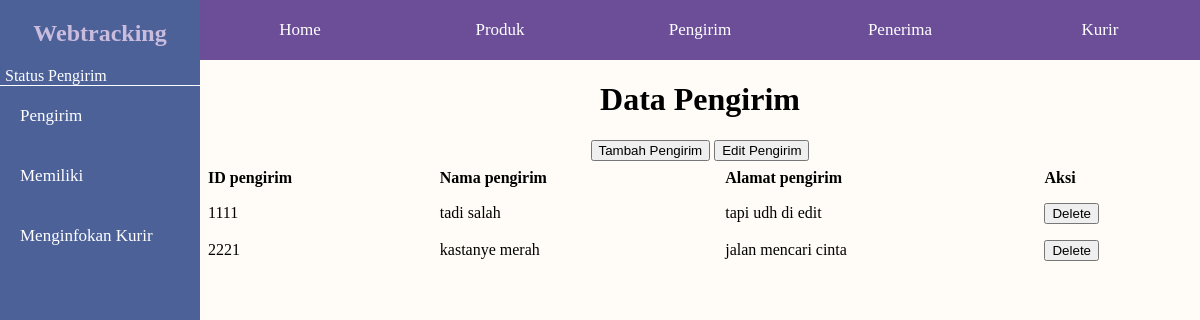
The page /public/pengirim.php on the database as committed earlier.
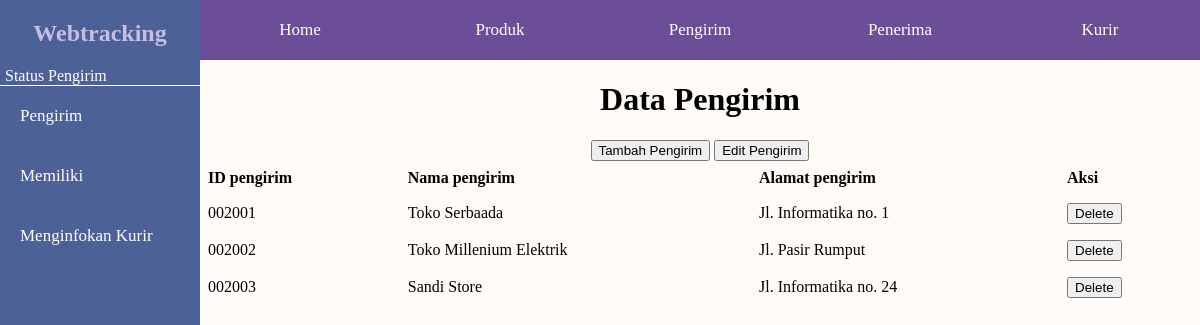
The same page on the database as committed later.
### tables this page shows
CREATE TABLE `pengirim` (
  `id_pengirim` varchar(12) NOT NULL,
  `nama_pengirim` varchar(64) DEFAULT NULL,
  `alamat_pengirim` varchar(255) DEFAULT NULL
);

### php/connect.php (called while the page is built, shortened)
<?php
function connect()
{
    $connection = mysqli_connect('localhost', 'root', '', 'webtracking');
    return $connection;
}
?>

### public/pengirim.php (the view, shortened to what this page needs)
<?php
require '../php/connect.php';
?>
<!DOCTYPE html>
<html lang="en">
<head>
    <link rel="stylesheet" href="../css/main-style.css">
</head>
<body>
    <div class="wrapper">
        <aside>
            <div class="logo">
                <h2>Webtracking</h2>
            </div>
            <p id="status">Status Pengirim</p>
            <a href="pengirim.php">Pengirim</a>
            <a href="relasi/memiliki.php">Memiliki</a>
            <a href="relasi/menginfokan.php">Menginfokan Kurir</a>
        </aside>
        <div class="content">
            <nav id="sidenav">
                <a href="../index.php">Home</a>
                <a href="produk.php">Produk</a>
                <a href="pengirim.php">Pengirim</a>
                <a href="penerima.php">Penerima</a>
                <a href="kurir.php">Kurir</a>
            </nav>
            <main>
                <div class="main-content">
                    <h1>Data Pengirim</h1>
                    <div class="action-button">
                        <button class="open-button-add" id="open-button-add" onclick="displayAddFormPopup()">Tambah Pengirim</button>
                        <button class="open-button-edit" id="open-button-edit" onclick="displayEditFormPopup()">Edit Pengirim</button>
                    </div>
                    <table>
                        <tr>
                            <th>ID pengirim</th>
                            <th>Nama pengirim</th>
                            <th>Alamat pengirim</th>
                            <th>Aksi</th>
                        </tr>
                        <?php
                        $query = "SELECT * FROM pengirim";
                        $result = mysqli_query(connect(), $query);
                        while ($row = mysqli_fetch_assoc($result)) {
                            echo "<tr>";
                            echo "<td>" . $row['id_pengirim'] . "</td>";
                            echo "<td>" . $row['nama_pengirim'] . "</td>";
                            echo "<td>" . $row['alamat_pengirim'] . "</td>";
                            echo "<td>";
                            echo "<form action='' method='POST'>";
                            echo "<button type='submit' class='btn' name='deletePengirim'>Delete</button>";
                            echo "</form>";
                            echo "</td>";
                            echo "</tr>";
                        }
                        ?>
                    </table>
                </div>
            </main>
        </div>
    </div>
</body>
</html>

### css/main-style.css (style rules this page uses)
* { box-sizing: border-box; }
body { margin: 0; }
.wrapper { display: flex; height: 100vh; }
.content { display: flex; flex-direction: column; flex: 1 1 auto; }
nav { display: flex; overflow: hidden; background-color: #6B4D98; }
nav a { flex: 1 1 0; padding: 20px; font-size: 17px; text-align: center; text-decoration: none; color: #fff; }
aside { display: flex; flex-direction: column; flex: 0 0 200px; background-color: #4D6199; }
aside a { padding: 20px; font-size: 17px; text-decoration: none; color: #fff; }
main { flex: 1; background-color: #fffcf7; }
#status { padding: 0px 5px; color: #fff; border-bottom: 1px solid #fff; margin: 0; }
.main-content { display: flex; flex-direction: column; align-items: center; }
.logo { text-align: center; color: #CABCDD; }
table { border-collapse: collapse; width: 100%; }
table th, table td { text-align: left; padding: 8px; }

Rows that differ between the two databases and show on the page:
removed pengirim: id_pengirim "1111", nama_pengirim "tadi salah", alamat_pengirim "tapi udh di edit"
removed pengirim: id_pengirim "2221", nama_pengirim "kastanye merah", alamat_pengirim "jalan mencari cinta"
added pengirim: id_pengirim "002001", nama_pengirim "Toko Serbaada", alamat_pengirim "Jl. Informatika no. 1"
added pengirim: id_pengirim "002002", nama_pengirim "Toko Millenium Elektrik", alamat_pengirim "Jl. Pasir Rumput"
added pengirim: id_pengirim "002003", nama_pengirim "Sandi Store", alamat_pengirim "Jl. Informatika no. 24"
